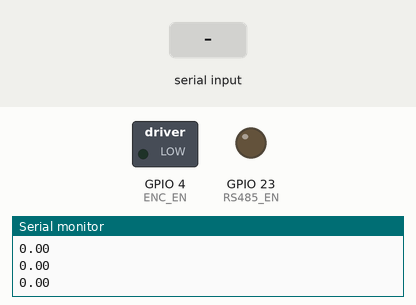
Bench run of a sketch on a simulated ESP32. On the bench: switched loads named in the sketch (green lamp = pin HIGH), output pins drawn as LEDs (lit = HIGH), the last lines printed to the serial monitor. The test bench sets the inputs (shaded band).

Above: at 1.49 s.
1.8 s: "s\n" received over Serial
At 2.29 s:
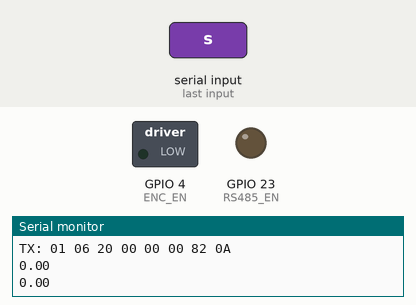
4.8 s: "90,45\n" received over Serial
At 4.95 s:
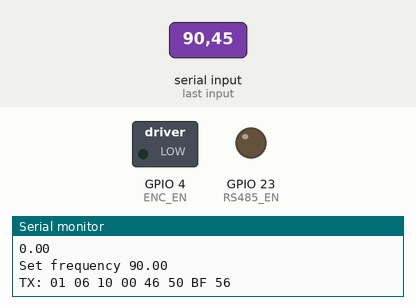
7.8 s: "30,150\n" received over Serial
At 8.16 s:
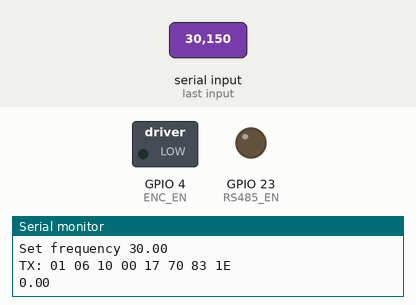
Timing chart, 0 to 10.8 s (numbered marks = the images above; inputs shaded):
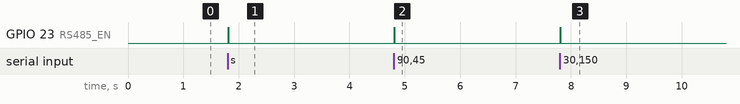

The sketch:

control_and_angle.ino
```cpp
#include <HardwareSerial.h>

/* ---------------- VFD PINS ---------------- */

#define RXD2 16
#define TXD2 17
#define RS485_EN 23

/* ---------------- ENCODER PINS ---------------- */

#define ENC_RX 19
#define ENC_TX 18
#define ENC_EN 4

#define COUNTS_PER_REV 32768.0

HardwareSerial VFD(2);
HardwareSerial ENC(1);

uint8_t encSlave = 1;

volatile float encoderAngle = 0;

/* ---------------- CRC16 ---------------- */

uint16_t crc16(uint8_t *buf, int len)
{
  uint16_t crc = 0xFFFF;

  for (int pos = 0; pos < len; pos++)
  {
    crc ^= buf[pos];

    for (int i = 0; i < 8; i++)
    {
      if (crc & 1)
      {
        crc >>= 1;
        crc ^= 0xA001;
      }
      else crc >>= 1;
    }
  }

  return crc;
}

/* =====================================================
   VFD MODBUS SEND (UNCHANGED)
   ===================================================== */

void sendModbus(uint16_t reg, uint16_t value)
{
  uint8_t frame[8];

  frame[0] = 1;
  frame[1] = 0x06;
  frame[2] = reg >> 8;
  frame[3] = reg & 0xFF;
  frame[4] = value >> 8;
  frame[5] = value & 0xFF;

  uint16_t crc = crc16(frame, 6);

  frame[6] = crc & 0xFF;
  frame[7] = crc >> 8;

  Serial.print("TX: ");
  for (int i = 0; i < 8; i++)
  {
    Serial.printf("%02X ", frame[i]);
  }
  Serial.println();

  delay(5);

  digitalWrite(RS485_EN, HIGH);

  VFD.write(frame, 8);
  VFD.flush();

  delay(12);

  digitalWrite(RS485_EN, LOW);

  delay(5);
}

/* ---------------- CONTROL FUNCTIONS ---------------- */

void setFrequency(float hz)
{
  uint16_t raw = hz * 200;
  sendModbus(0x1000, raw);
}

void runForward()
{
  sendModbus(0x2000, 1);
}

void runReverse()
{
  sendModbus(0x2000, 2);
}

void stopMotor()
{
  sendModbus(0x2000, 0);
}

/* =====================================================
   ENCODER
   ===================================================== */

void sendEncoderRequest()
{
  uint8_t pkt[]={
    encSlave,
    0x03,
    0x00,
    0x00,
    0x00,
    0x01
  };

  uint16_t crc = crc16(pkt,6);

  digitalWrite(ENC_EN,HIGH);

  ENC.write(pkt,6);
  ENC.write(crc & 0xFF);
  ENC.write(crc >> 8);

  ENC.flush();

  delay(3);

  digitalWrite(ENC_EN,LOW);
}

bool readEncoder(uint16_t &pos)
{
  uint8_t buffer[16];
  int index = 0;

  unsigned long start = millis();

  while(millis() - start < 30)
  {
    while(ENC.available())
    {
      buffer[index++] = ENC.read();

      if(index >= 7)
      {
        if(buffer[0] == encSlave &&
           buffer[1] == 0x03 &&
           buffer[2] == 0x02)
        {
          uint16_t crc_rx =
          buffer[5] |
          (buffer[6] << 8);

          uint16_t crc_calc =
          crc16(buffer,5);

          if(crc_rx == crc_calc)
          {
            pos =
            ((uint16_t)buffer[3] << 8) |
             buffer[4];

            return true;
          }
        }
      }

      if(index >= 15) index = 0;
    }
  }

  return false;
}

/* =====================================================
   ENCODER TASK (CORE 1)
   ===================================================== */

void encoderTask(void *pv)
{
  uint16_t pos;

  for(;;)
  {
    sendEncoderRequest();

    if(readEncoder(pos))
    {
      encoderAngle =
      pos * 360.0 / COUNTS_PER_REV;
    }

    vTaskDelay(100 / portTICK_PERIOD_MS);
  }
}

/* =====================================================
   SETUP
   ===================================================== */

void setup()
{
  Serial.begin(9600);

  delay(500);

  pinMode(RS485_EN, OUTPUT);
  digitalWrite(RS485_EN, LOW);

  pinMode(ENC_EN, OUTPUT);
  digitalWrite(ENC_EN, LOW);

  VFD.begin(9600, SERIAL_8N1, RXD2, TXD2);
  ENC.begin(9600, SERIAL_8N1, ENC_RX, ENC_TX);

  xTaskCreatePinnedToCore(
    encoderTask,
    "encoderTask",
    4000,
    NULL,
    1,
    NULL,
    1);

  Serial.println("System ready");
}

/* =====================================================
   LOOP (CORE 0)
   ===================================================== */

void loop()
{
  static unsigned long lastPrint = 0;

  /* print encoder angle */

  if(millis() - lastPrint > 200)
  {
    lastPrint = millis();

    Serial.println(encoderAngle,2);
  }

  /* handle commands */

  if (Serial.available())
  {
    String cmd = Serial.readStringUntil('\n');
    cmd.trim();

    if (cmd == "s")
    {
      Serial.println("STOP");
      stopMotor();
      return;
    }

    char dir = cmd.charAt(cmd.length() - 1);
    float freq = cmd.substring(0, cmd.length() - 1).toFloat();

    Serial.print("Set frequency ");
    Serial.println(freq);

    setFrequency(freq);

    delay(200);

    if (dir == 'f')
    {
      Serial.println("Forward");
      runForward();
    }
    else if (dir == 'r')
    {
      Serial.println("Reverse");
      runReverse();
    }
  }
}
```

Measured:
- after the input at 1.8 s, GPIO 23 (RS485_EN): LOW → HIGH at once, → LOW 0.01 s later
- after the input at 4.8 s, GPIO 23 (RS485_EN): LOW → HIGH at once, → LOW 0.01 s later
- after the input at 7.8 s, GPIO 23 (RS485_EN): LOW → HIGH at once, → LOW 0.01 s later
